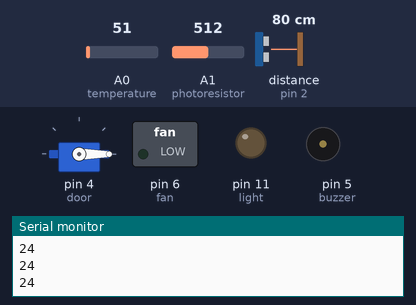
This sketch was run on a simulated Arduino Uno, built with avr-gcc and run on an emulated ATmega328P. Parts: servo, switched loads named in the sketch (green lamp = pin HIGH), output pins drawn as LEDs (lit = HIGH), buzzer (waves = sounding, pin HIGH), the last lines printed to the serial monitor. Wiring (inferred from the names in the program): ultrasonic range finder: trigger pin 2; echo pin 2. The test bench sets the inputs (shaded band); at power-on: A0 (temperature) = 51, distance to the obstacle (sensor on pin 2) 80 cm, A1 (photoresistor) = 512. The echo pulse lasts 58.3 µs per cm; pins used as bus, display or sensor lines are not drawn.

Above: at 1.2 s.
1.3 s: A0 (temperature) set to 75
2.8 s: A0 (temperature) set to 90
At 4.0 s:
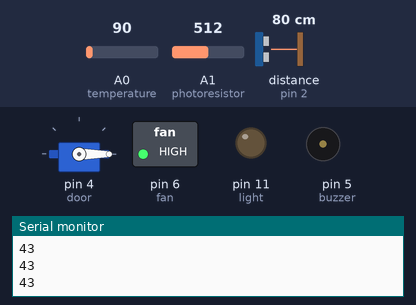
4.3 s: distance to the obstacle (sensor on pin 2) set to 2 cm
At 6.1 s:
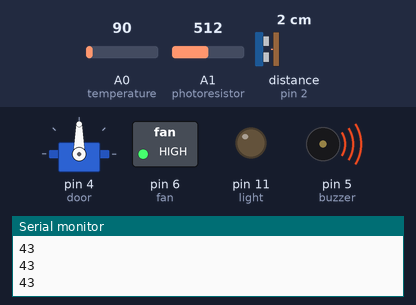
6.8 s: A1 (photoresistor) set to 236
8.5 s: A1 (photoresistor) set to 209
At 10.5 s:
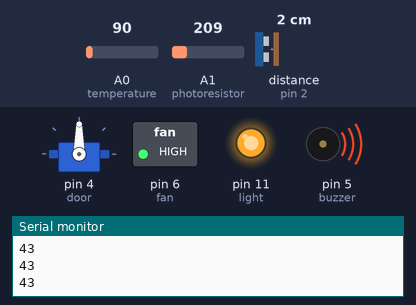
10.8 s: distance to the obstacle (sensor on pin 2) set to 120 cm
At 12.5 s:
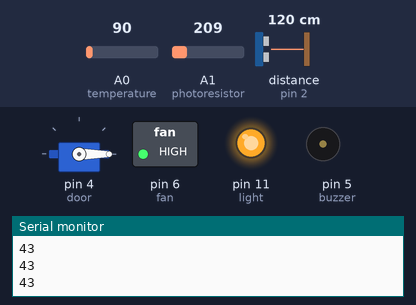
Timing chart, 0 to 13.8 s (numbered marks = the images above; inputs shaded):
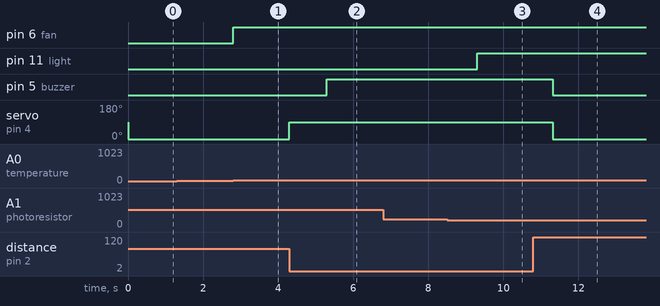

The sketch:

Code.ino
```cpp
#include<Servo.h>

Servo doorlock;
#define light 11
#define photoresistor A1
#define buzzer 5
#define ultrasonic 2
#define temperature A0
#define door 4
#define fan 6

void setup()
{
  Serial.begin(9600);
  pinMode(light,OUTPUT);
  pinMode(fan,OUTPUT);
  pinMode(door,INPUT);
  pinMode(buzzer,OUTPUT);
  pinMode(ultrasonic,INPUT);
  pinMode(photoresistor,INPUT);
  pinMode(temperature,INPUT);
  doorlock.attach(door);
}

void loop()
{
  pinMode(ultrasonic, OUTPUT);
  digitalWrite(ultrasonic, LOW);
  delayMicroseconds(2);
  digitalWrite(ultrasonic, HIGH);
  delayMicroseconds(5);
  digitalWrite(ultrasonic, LOW);
  pinMode(ultrasonic, INPUT);

  long distance = pulseIn(ultrasonic, HIGH)/148;

  // If a person comes near the door, the door lock automatically opens.
  // A buzzer sound is made to notify about an incoming person.
  // And once the person moves in, the door automatically closes.
  if(distance<=30){
    doorlock.write(90);
    delay(1000);
    digitalWrite(buzzer,HIGH);
  }
  else{
    doorlock.write(0);
    digitalWrite(buzzer,LOW);
  }

  long lightIntensity = analogRead(photoresistor);

  // If it is daytime the lights are OFF.
  // If it is night time the light get turned ON automatically.
  if(lightIntensity<225){
    digitalWrite(light,HIGH);
  }
  else{
    digitalWrite(light,LOW);
  }

  long roomTemperature = (analogRead(temperature)/1024.0)*500;

  // If the room temperature is greater than 40 degree Celsius then the Fan gets turned ON automatically.
  // Else the fan is turned OFF.
  Serial.println(roomTemperature);
  if(roomTemperature>40){
    digitalWrite(fan,HIGH);
  }
  else{
    digitalWrite(fan,LOW);
  }
}
```

Measured:
- the behaviour switches between 83 and 84 on A0 (temperature) (found by bisection; images 0 and 1)
- the behaviour switches between 225 and 224 on A1 (photoresistor) (found by bisection; images 2 and 3)
- after the input at 2.8 s, pin 6 (fan): LOW → HIGH at once
- after the input at 4.3 s, pin 5 (buzzer): LOW → HIGH after 1.0 s; servo on pin 4 (door): 0° → 90° at once
- after the input at 8.5 s, pin 11 (light): LOW → HIGH after 0.81 s
- after the input at 10.8 s, pin 5 (buzzer): HIGH → LOW after 0.52 s; servo on pin 4 (door): 90° → 0° after 0.52 s
